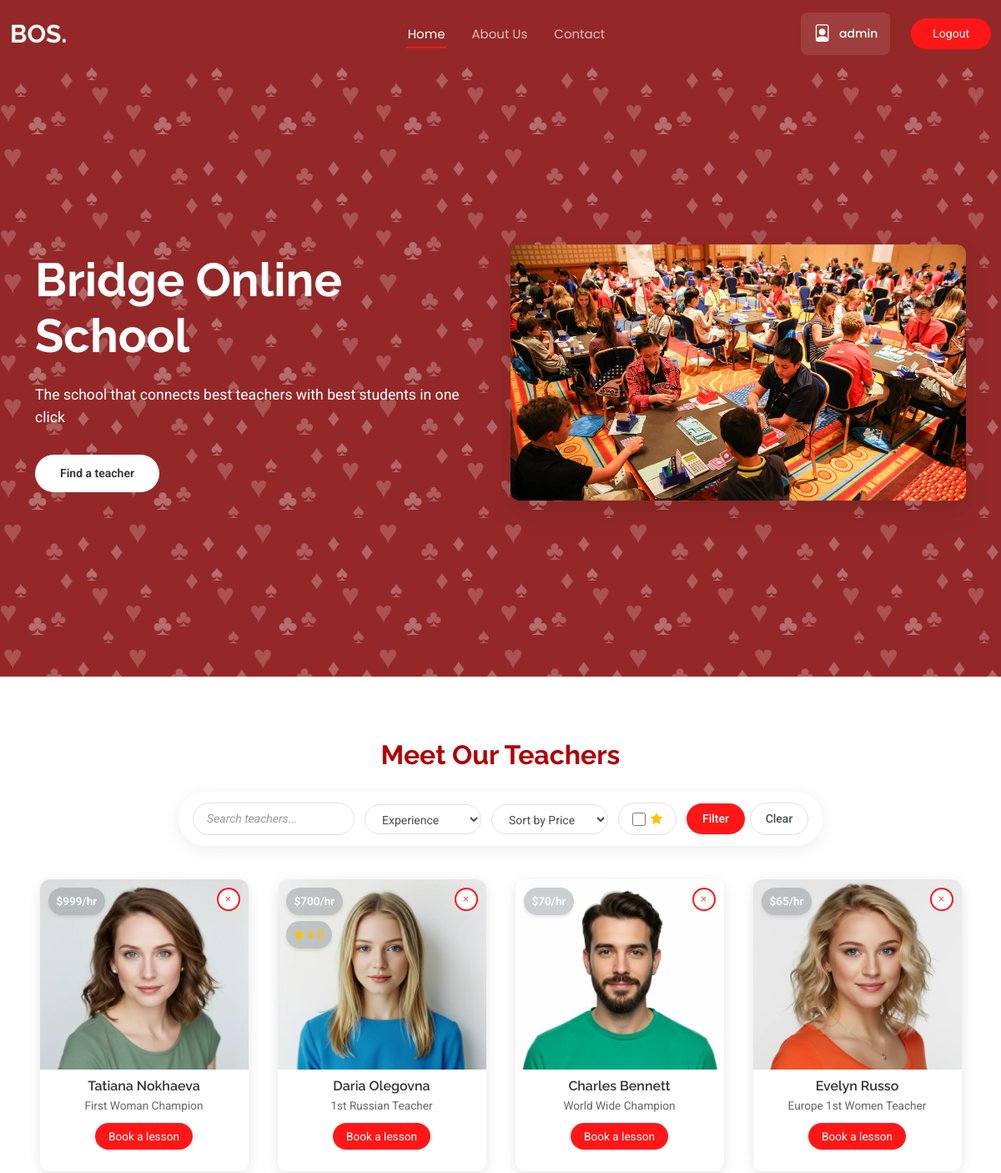
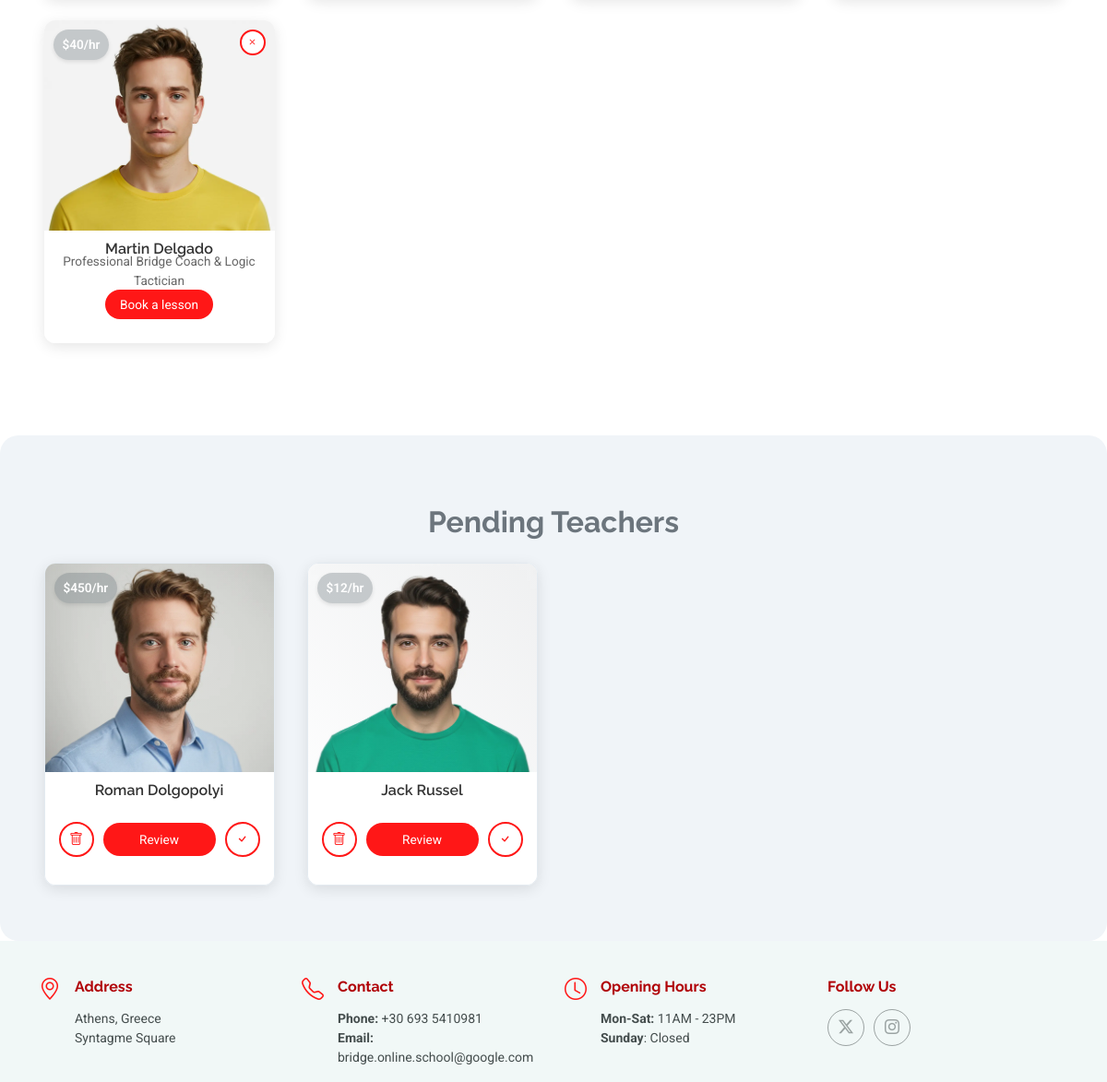
The app's page / (signed in) with its own data (2 pictures, top to bottom).
### landing/models.py (models this page shows, shortened)
class Teacher(models.Model):
    user = models.OneToOneField(User, on_delete=models.CASCADE, related_name='teacher_profile', null=True, blank=True)
    first_name = models.CharField(max_length=50)
    last_name = models.CharField(max_length=50)
    title = models.CharField(max_length=50)
    experience = models.CharField(max_length=500)
    teaching_years = models.IntegerField(null=True, blank=True)
    avatar = models.ImageField(upload_to='teachers/avatars')
    lesson_price = models.DecimalField(max_digits=6, decimal_places=0)
    course_price = models.DecimalField(max_digits=7, decimal_places=0)
    is_active = models.BooleanField(default=False)

### landing/views.py (the view, shortened to what this page needs)
# urls.py: path("", views.home, name="home"),
def home(request):
    teachers = Teacher.objects.all()
    pending_teachers = Teacher.objects.filter(is_active=False).annotate(avg_rating=Avg('ratings__rating'))
    active_teachers = Teacher.objects.filter(is_active=True).annotate(avg_rating=Avg('ratings__rating'))
    search_query = request.GET.get('search', '')
    min_years = request.GET.get('min_years', '')
    if min_years:
        try:
            min_years = int(min_years)
            active_teachers = active_teachers.filter(teaching_years__gte=min_years)
        except ValueError:
            pass
    has_reviews = request.GET.get('has_reviews', '')
    if has_reviews:
        active_teachers = active_teachers.filter(ratings__isnull=False).distinct()
    sort_by = request.GET.get('sort_by', '')
    if sort_by == 'price_asc':
        active_teachers = active_teachers.order_by('lesson_price')
    elif sort_by == 'price_desc':
        active_teachers = active_teachers.order_by('-lesson_price')
    teachers = active_teachers.union(Teacher.objects.filter(is_active=False), all=True)
    context = {
        'teachers': teachers,
        'active_teachers': active_teachers,
        'pending_teachers': pending_teachers,
        'search_query': search_query,
        'min_years': min_years,
        'sort_by': sort_by,
        'has_reviews': has_reviews,
    }
    return render(request, "landing/index.html", context)

### landing/templates/landing/index.html (shortened to what this page needs)
{% extends 'base.html' %}
{% load static %}
{% block content %}
  <main class="main">
    <section id="hero" class="hero section">
      <div class="container" data-aos="fade-up" data-aos-delay="100">
        <div class="row align-items-center">
          <div class="col-lg-6">
            <div class="hero-content" data-aos="fade-up" data-aos-delay="500">
              <h2 style="color: white;">Bridge Online School</h2>
              <p style="color: white;">The school that connects best teachers with best students in one click</p>
              <div class="hero-btns">
                <a href="#team" class="btn btn-primary rounded-pill">Find a teacher</a>
              </div>
          </div>
          </div>
          <div class="col-lg-6">
            <div class="hero-image" data-aos="zoom-out" data-aos-delay="300">
              <img src="{% static 'assets/img/about/bridge-competition.jpg' %}" alt="Consulting Services" class="img-fluid">
            </div>
          </div>
        </div>
      </div>
    </section>
    <section id="team" class="team section">
      <div class="container section-title" data-aos="fade-up">
        <div><span>Meet Our Teachers</span></div>
      </div>
      <div class="container" data-aos="fade-up" data-aos-delay="50">
        <div class="d-flex justify-content-center">
          <div class="filter-section-minimal">
            <form method="GET" class="teacher-filters-minimal" action="{% url 'landing:home' %}#team">
              <div class="filter-row">
                <div class="filter-item">
                  <input type="text" class="form-control-minimal" name="search"
                         placeholder="Search teachers..." value="{{ search_query }}">
                </div>
                <div class="filter-item">
                <select class="form-select-minimal" name="min_years">
                  <option value="">Experience</option>
                </select>
              </div>
              <div class="filter-item">
                <select class="form-select-minimal" name="sort_by">
                  <option value="">Sort by Price</option>
                </select>
              </div>
              <div class="filter-item">
                <div class="reviews-filter-checkbox">
                  <input type="checkbox" class="form-check-input-minimal" id="has_reviews" name="has_reviews"
                         {% if has_reviews %}checked{% endif %}>
                  <label for="has_reviews" class="form-check-label-minimal">
                    <i class="bi bi-star-fill"></i>
                  </label>
                </div>
              </div>
              <div class="filter-item">
                <button type="submit" class="btn-filter">Filter</button>
                <a href="{% url 'landing:home' %}#team" class="btn-clear">Clear</a>
              </div>
            </div>
          </form>
        </div>
        </div>
      </div>
      <div class="container" data-aos="fade-up" data-aos-delay="100">
        <div class="team-catalog">
          <div class="row g-4">
            {% if active_teachers %}
            {% for teacher in active_teachers %}
            <div class="col-xl-3 col-lg-4 col-md-6 col-6" data-aos="fade-up" data-aos-delay="100">
              <div class="team-card">
                <div class="team-image">
                  <img src="{{ teacher.avatar.url }}" class="img-fluid" alt="{{teacher.first_name}} {{teacher.last_name}}" loading="lazy">
                  <div class="price-tag">
                    ${{ teacher.lesson_price }}/hr
                  </div>
                  {% if teacher.avg_rating %}
                  <div class="rating-tag">
                    <i class="bi bi-star-fill"></i>
                  </div>
                  {% endif %}
                  {% if user.is_staff %}
                  <div class="deactivate-btn-container">
                    <a href="{% url 'landing:deactivate_teacher' teacher.pk %}" class="deactivate-btn" onclick="return confirm('Are you sure you want to deactivate this teacher?')">
                      <i class="bi bi-x"></i>
                    </a>
                  </div>
                  {% endif %}
                </div>
                <div class="team-content">
                  <h3>{{teacher.first_name}} {{teacher.last_name}}</h3>
                  <span class="teacher-title">{{teacher.title}}</span>
                  <div class="book-action">
                    <a href="{% url 'landing:teacher' teacher.pk %}" class="btn-getstarted rounded-pill w-100">Book a lesson</a>
                  </div>
                </div>
              </div>
            </div>
            {% endfor %}
            {% endif %}
          </div>
        </div>
      </div>
    </section>
    {% if user.is_staff %}
    <section id="pending-teachers" class="team section pending-teachers-section">
      <div class="container section-title pending-teachers-title" data-aos="fade-up">
        <div><span>Pending Teachers</span></div>
      </div>
      <div class="container" data-aos="fade-up" data-aos-delay="100">
        <div class="team-catalog">
          <div class="row g-4">
            {% for teacher in pending_teachers %}
            {% if not teacher.is_active %}
            <div class="col-xl-3 col-lg-4 col-md-6 col-6" data-aos="fade-up" data-aos-delay="100">
              <div class="team-card pending-teacher-card">
                <div class="team-image">
                  <img src="{{ teacher.avatar.url }}" class="img-fluid" alt="{{teacher.first_name}} {{teacher.last_name}}" loading="lazy">
                  <div class="price-tag">
                    ${{ teacher.lesson_price }}/hr
                  </div>
                </div>
                <div class="team-content">
                  <h3>{{teacher.first_name}} {{teacher.last_name}}</h3>
                  <div class="book-action-with-admin">
                    <a href="{% url 'landing:delete_teacher' teacher.pk %}" class="admin-btn delete-btn" onclick="return confirm('Are you sure you want to delete this teacher?')">
                      <i class="bi bi-trash"></i>
                    </a>
                    <a href="{% url 'landing:teacher' teacher.pk %}" class="btn-getstarted rounded-pill">Review</a>
                    <a href="{% url 'landing:approve_teacher' teacher.pk %}" class="admin-btn approve-btn" onclick="return confirm('Are you sure you want to approve this teacher?')">
                      <i class="bi bi-check"></i>
                    </a>
                  </div>
                </div>
              </div>
            </div>
            {% endif %}
            {% endfor %}
          </div>
        </div>
      </div>
    </section>
    {% endif %}
  </main>
{% endblock %}

### templates/navbar.html (shortened to what this page needs)
<header id="header" class="header d-flex align-items-center fixed-top margin-bottom-200">
    <div class="container-fluid position-relative d-flex align-items-center">
        <a href="{% url 'landing:home' %}" class="logo d-flex align-items-center">
        <h1 class="sitename">BOS.</h1>
        </a>
        <nav id="navmenu" class="navmenu position-absolute top-50 start-50 translate-middle">
            <ul>
                <li><a href="{% url 'landing:home' %}" class="{% if request.resolver_match.namespace == 'landing' and request.resolver_match.url_name == 'home' %}active{% endif %}">Home</a></li>
                <li><a href="{% url 'landing:about_us' %}" class="{% if request.resolver_match.namespace == 'landing' and request.resolver_match.url_name == 'about_us' %}active{% endif %}">About Us</a></li>
                <li><a href="{% url 'landing:contact' %}" class="{% if request.resolver_match.namespace == 'landing' and request.resolver_match.url_name == 'contact' %}active{% endif %}">Contact</a></li>
            </ul>
        </nav>
        <div class="desktop-user-section d-none d-lg-flex">
            {% if user.is_authenticated %}
                <a href="{% url 'authentication:profile' %}" class="user-section">
                    <i class="bi bi-file-person" id="profile-icon"></i>
                    <span>{{ user.username }}</span>
                </a>
                <a class="btn-getstarted rounded-pill" href="{% url 'authentication:logout' %}">Logout</a>
            {% else %}
                <a class="btn-getstarted rounded-pill" href="{% url 'authentication:login' %}">Sign-in / Sign-up</a>
            {% endif %}
        </div>
    </div>
</header>

### records on screen
Teacher: avatar (picture), lesson_price "999", first_name "Tatiana", last_name "Nokhaeva", title "First Woman Champion"
Teacher: avatar (picture), lesson_price "700", first_name "Daria", last_name "Olegovna", title "1st Russian Teacher"
Teacher: avatar (picture), lesson_price "70", first_name "Charles", last_name "Bennett", title "World Wide Champion"
Teacher: avatar (picture), lesson_price "65", first_name "Evelyn", last_name "Russo", title "Europe 1st Women Teacher"
Teacher: avatar (picture), lesson_price "40", first_name "Martin", last_name "Delgado", title "Professional Bridge Coach & Logic Tactician"
Teacher: avatar (picture), lesson_price "450", first_name "Roman", last_name "Dolgopolyi"
Teacher: avatar (picture), lesson_price "12", first_name "Jack", last_name "Russel"

### other values on screen
{{ user.username }} "admin"
